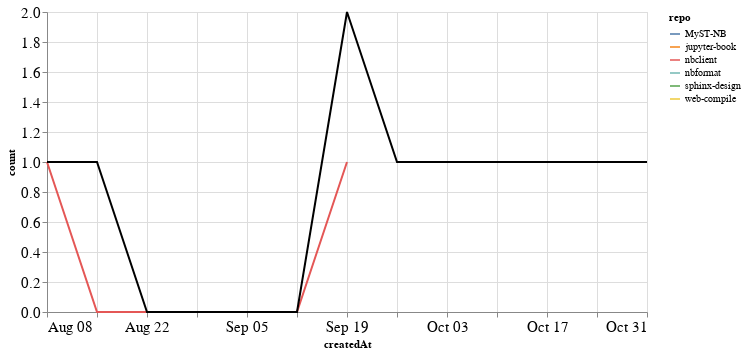

Source (notebook cell):
### Markdown cell above
### PRs

### Code cell
prs_time = prs.groupby('repo').resample('W', on='createdAt').count()['author'].reset_index()
prs_time = prs_time.rename(columns={'author': 'count'})
prs_time_total = prs_time.groupby('createdAt').agg({"count": "sum"}).reset_index()

ch1 = alt.Chart(prs_time, width=600).mark_line().encode(
    x='createdAt',
    y='count',
    color='repo',
    tooltip="repo"
)

ch2 = alt.Chart(prs_time_total, width=600).mark_line(color="black").encode(
    x='createdAt',
    y='count',
)

ch1 + ch2

### Figure 1 — Vega-Lite specification as saved in the notebook (floating-point values rounded to 4 significant figures)
{"config": {"axisLeft": {"labelFontSize": 15}, "axisBottom": {"labelFontSize": 15}}, "layer": [{"data": {"name": "data-05fe02dfe097c8050577907d89ac982e"}, "mark": "line", "encoding": {"color": {"type": "nominal", "field": "repo"}, "tooltip": {"type": "nominal", "field": "repo"}, "x": {"type": "temporal", "field": "createdAt"}, "y": {"type": "quantitative", "field": "count"}}, "width": 600}, {"data": {"name": "data-d9cbfe65bd210b594a33519562f86747"}, "mark": {"type": "line", "color": "black"}, "encoding": {"x": {"type": "temporal", "field": "createdAt"}, "y": {"type": "quantitative", "field": "count"}}, "width": 600}], "$schema": "https://vega.github.io/schema/vega-lite/v4.8.1.json", "datasets": {"data-05fe02dfe097c8050577907d89ac982e": [{"repo": "MyST-NB", "createdAt": "2021-10-03T00:00:00", "count": 1}, {"repo": "jupyter-book", "createdAt": "2021-08-15T00:00:00", "count": 1}, {"repo": "nbclient", "createdAt": "2021-08-08T00:00:00", "count": 1}, {"repo": "nbclient", "createdAt": "2021-08-15T00:00:00", "count": 0}, {"repo": "nbclient", "createdAt": "2021-08-22T00:00:00", "count": 0}, {"repo": "nbclient", "createdAt": "2021-08-29T00:00:00", "count": 0}, {"repo": "nbclient", "createdAt": "2021-09-05T00:00:00", "count": 0}, {"repo": "nbclient", "createdAt": "2021-09-12T00:00:00", "count": 0}, {"repo": "nbclient", "createdAt": "2021-09-19T00:00:00", "count": 1}, {"repo": "nbformat", "createdAt": "2021-09-19T00:00:00", "count": 1}, {"repo": "sphinx-design", "createdAt": "2021-10-31T00:00:00", "count": 1}, {"repo": "web-compile", "createdAt": "2021-09-26T00:00:00", "count": 1}], "data-d9cbfe65bd210b594a33519562f86747": [{"createdAt": "2021-08-08T00:00:00", "count": 1}, {"createdAt": "2021-08-15T00:00:00", "count": 1}, {"createdAt": "2021-08-22T00:00:00", "count": 0}, {"createdAt": "2021-08-29T00:00:00", "count": 0}, {"createdAt": "2021-09-05T00:00:00", "count": 0}, {"createdAt": "2021-09-12T00:00:00", "count": 0}, {"createdAt": "2021-09-19T00:00:00", "count": 2}, {"createdAt": "2021-09-26T00:00:00", "count": 1}, {"createdAt": "2021-10-03T00:00:00", "count": 1}, {"createdAt": "2021-10-31T00:00:00", "count": 1}]}}
